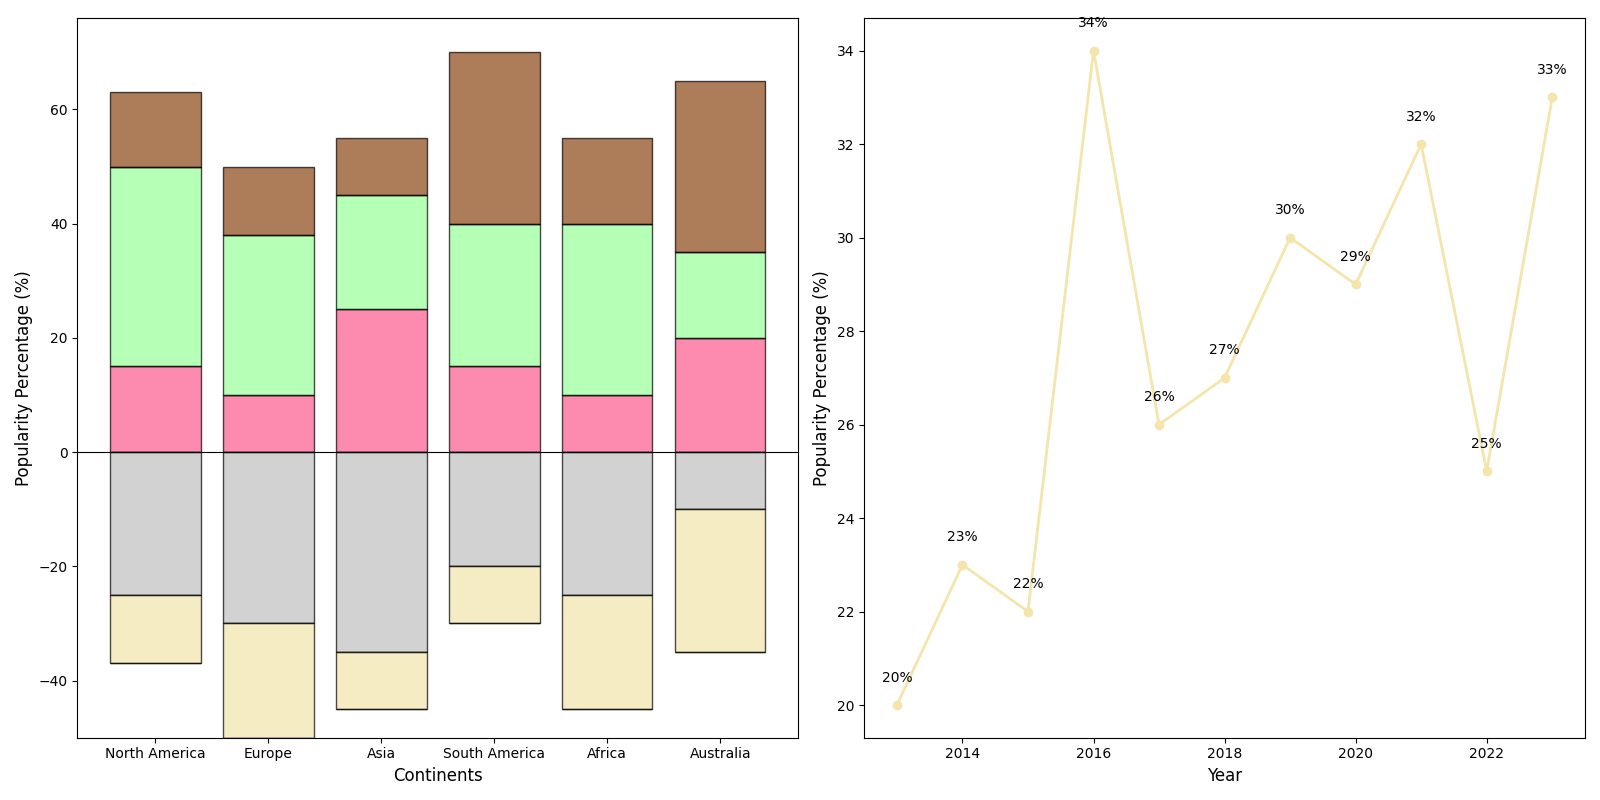

Here is the Python script that generated this plot:
import matplotlib.pyplot as plt
import numpy as np

continents = ['North America', 'Europe', 'Asia', 'South America', 'Africa', 'Australia']
flavors = ['Vanilla', 'Chocolate', 'Strawberry', 'Mint', 'Cookie Dough']

# Randomly altered the content within data groups
na_flavors = [15, -25, 35, -12, 13]
eu_flavors = [10, -30, 28, -20, 12]
asia_flavors = [25, -35, 20, -10, 10]
sa_flavors = [15, -20, 25, -10, 30]
africa_flavors = [10, -25, 30, -20, 15]
australia_flavors = [20, -10, 15, -25, 30]

flavor_data = [na_flavors, eu_flavors, asia_flavors, sa_flavors, africa_flavors, australia_flavors]

colors = ['#fc5a8d', '#c0c0c0', '#98ff98', '#f3e5ab', '#8b4513']

fig, (ax1, ax2) = plt.subplots(1, 2, figsize=(16, 8))

bottoms_pos = np.zeros(len(continents))
bottoms_neg = np.zeros(len(continents))
for idx, flavor in enumerate(flavors):
    pos_values = [data[idx] if data[idx] > 0 else 0 for data in flavor_data]
    neg_values = [data[idx] if data[idx] < 0 else 0 for data in flavor_data]
    
    ax1.bar(continents, pos_values, bottom=bottoms_pos, color=colors[idx], edgecolor='black', alpha=0.7)
    ax1.bar(continents, neg_values, bottom=bottoms_neg, color=colors[idx], edgecolor='black', alpha=0.7)
    
    bottoms_pos += pos_values
    bottoms_neg += neg_values

ax1.axhline(y=0, color='black', linewidth=0.8)
ax1.set_xlabel("Continents", fontsize=12)
ax1.set_ylabel("Popularity Percentage (%)", fontsize=12)

years = np.arange(2013, 2024)
vanilla_growth = [20, 23, 22, 34, 26, 27, 30, 29, 32, 25, 33]

ax2.plot(years, vanilla_growth, marker='o', linestyle='-', color='#f3e5ab', linewidth=2, markersize=6)

for i, growth in enumerate(vanilla_growth):
    ax2.text(years[i], growth + 0.5, f'{growth}%', ha='center', fontsize=10)

ax2.set_xlabel("Year", fontsize=12)
ax2.set_ylabel("Popularity Percentage (%)", fontsize=12)

fig.tight_layout()
plt.show()
